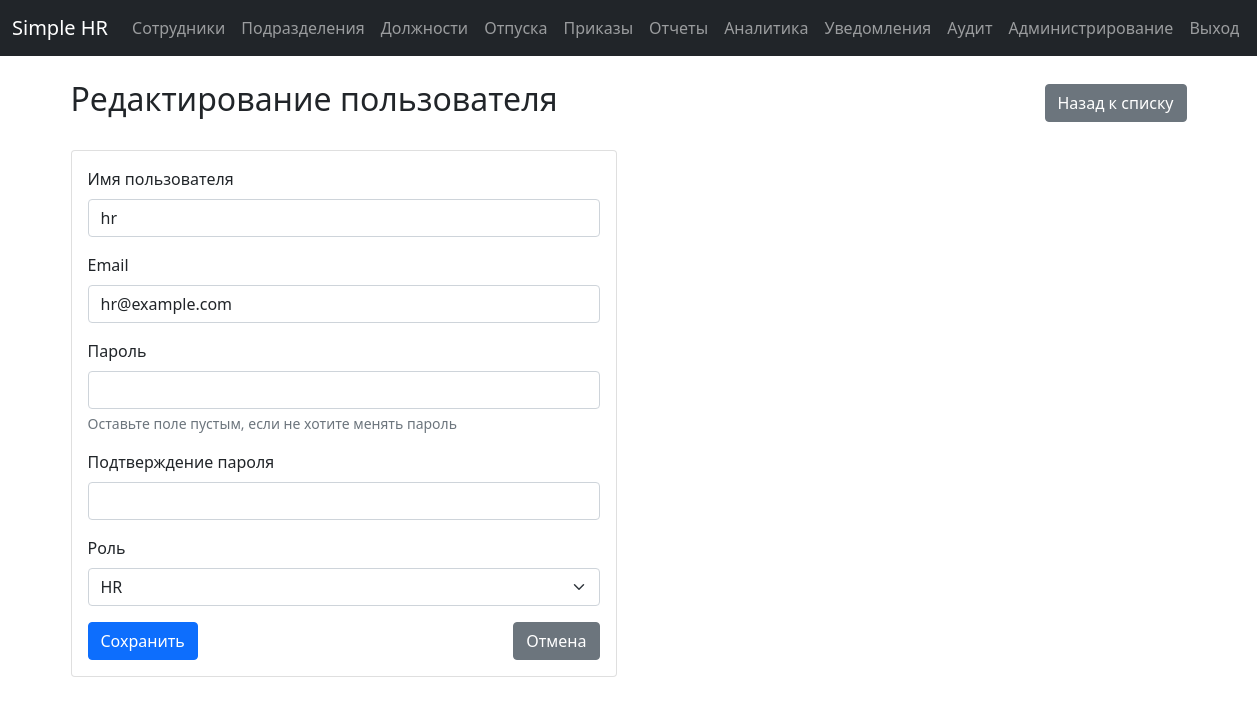
The app's page /admin/users/edit/2 (signed in) with its own data.
### app/models.py (models this page shows, shortened)
class User(UserMixin, db.Model):
    id = db.Column(db.Integer, primary_key=True)
    username = db.Column(db.String(80), unique=True, nullable=False, index=True)
    email = db.Column(db.String(120), unique=True, nullable=False, index=True)
    password_hash = db.Column(db.String(256), nullable=False)
    role = db.Column(db.String(20), nullable=False, index=True)  # 'admin' or 'hr'
    active = db.Column(db.Boolean, default=True, nullable=False, name='is_active')
    created_at = db.Column(db.DateTime, default=datetime.utcnow, index=True)
    last_login = db.Column(db.DateTime, index=True)
    reset_token = db.Column(db.String(100), unique=True, nullable=True)
    reset_token_expires = db.Column(db.DateTime, nullable=True)
    __table_args__ = (
        db.Index('idx_user_role_active', 'role', 'is_active'),
    )
    def is_admin(self):
        return self.role == 'admin'

### app/routes/admin.py (the view, shortened to what this page needs)
@bp.route('/users/edit/<int:id>', methods=['GET', 'POST'])
@login_required
@admin_required
def edit_user(id):
    user = User.query.get_or_404(id)
    if user.id == current_user.id:
        flash('Вы не можете редактировать自己的 профиль через панель администратора')
        return redirect(url_for('admin.list_users'))
    form = UserForm(obj=user)
    if request.method == 'GET':
        form.password.data = ''
    return render_template('admin/users/form.html', form=form, user=user)

### app/forms.py (shortened to what this page needs)
class UserForm(FlaskForm):
    username = StringField('Имя пользователя', validators=[DataRequired(), Length(min=3, max=80)])
    email = EmailField('Email', validators=[DataRequired(), Email(), Length(max=120)])
    password = PasswordField('Пароль', validators=[Optional(), Length(min=6)])
    password2 = PasswordField('Подтверждение пароля',
                             validators=[Optional(), EqualTo('password', message='Пароли должны совпадать')])
    role = SelectField('Роль', choices=[('hr', 'HR'), ('admin', 'Администратор')], validators=[DataRequired()])
    submit = SubmitField('Сохранить')
    def __init__(self, original_username=None, original_email=None, *args, **kwargs):
        super(UserForm, self).__init__(*args, **kwargs)
        self.original_username = original_username
        self.original_email = original_email

### app/templates/admin/users/form.html (shortened to what this page needs)
{% extends "base.html" %}
{% block content %}
<div class="d-flex justify-content-between align-items-center mb-4">
    <h2>{% if user %}Редактирование пользователя{% else %}Создание пользователя{% endif %}</h2>
    <a href="{{ url_for('admin.list_users') }}" class="btn btn-secondary">Назад к списку</a>
</div>
<div class="row">
    <div class="col-md-6">
        <div class="card">
            <div class="card-body">
                <form method="POST">
                    <div class="mb-3">
                        {{ form.username.label(class="form-label") }}
                        {{ form.username(class="form-control" + (" is-invalid" if form.username.errors else "")) }}
                    </div>
                    <div class="mb-3">
                        {{ form.email.label(class="form-label") }}
                        {{ form.email(class="form-control" + (" is-invalid" if form.email.errors else "")) }}
                    </div>
                    <div class="mb-3">
                        {{ form.password.label(class="form-label") }}
                        {{ form.password(class="form-control" + (" is-invalid" if form.password.errors else "")) }}
                        {% if user %}
                        <div class="form-text">Оставьте поле пустым, если не хотите менять пароль</div>
                        {% endif %}
                    </div>
                    <div class="mb-3">
                        {{ form.password2.label(class="form-label") }}
                        {{ form.password2(class="form-control" + (" is-invalid" if form.password2.errors else "")) }}
                    </div>
                    <div class="mb-3">
                        {{ form.role.label(class="form-label") }}
                        {{ form.role(class="form-select" + (" is-invalid" if form.role.errors else "")) }}
                    </div>
                    <div class="d-flex justify-content-between">
                        {{ form.submit(class="btn btn-primary") }}
                        <a href="{{ url_for('admin.list_users') }}" class="btn btn-secondary">Отмена</a>
                    </div>
                </form>
            </div>
        </div>
    </div>
</div>
{% endblock %}

### records on screen
User: username "hr", email "hr@example.com", role "HR"
